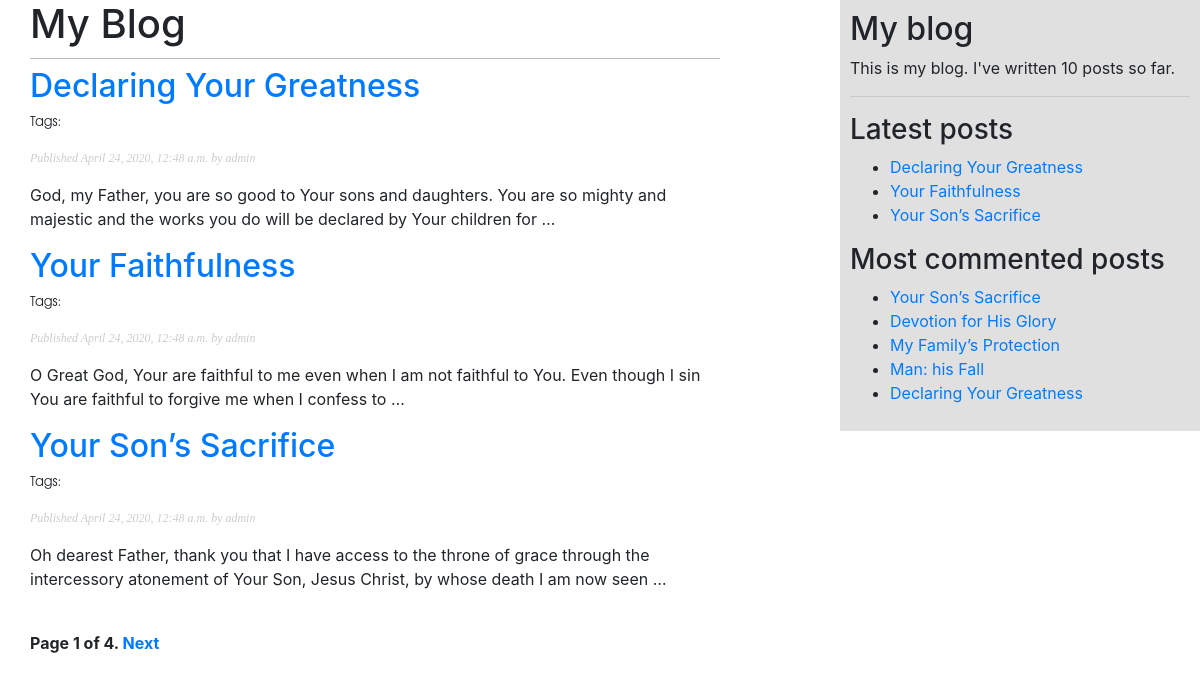
The page /BlogApp/ on the database as committed earlier.
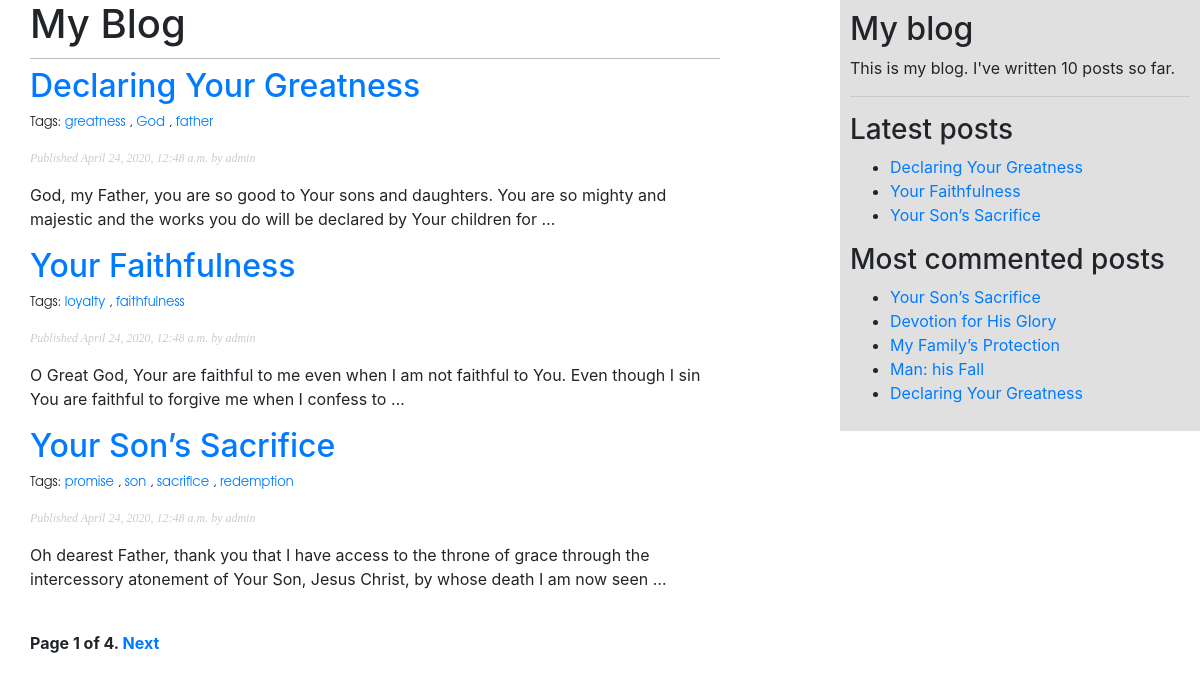
The same page on the database as committed later.
### BlogApp/models.py (models this page shows, shortened)
class Post(models.Model):
    STATUS_CHOICES = (
        ('draft', 'Draft'),
        ('published', 'Published'),
    )
    title = models.CharField(max_length=250)
    slug = models.SlugField(max_length=250,
                            unique_for_date='publish')
    author = models.ForeignKey(User,
                               on_delete=models.CASCADE,
                               related_name='blog_posts')
    body = models.TextField()
    publish = models.DateTimeField(default=timezone.now)
    created = models.DateTimeField(auto_now_add=True)
    updated = models.DateTimeField(auto_now=True)
    status = models.CharField(max_length=10,
                              choices=STATUS_CHOICES,
                              default='draft')
    objects = models.Manager()
    published = PublishedManager()
    tags = TaggableManager()
    class Meta:
        ordering = ('-publish',)
    def get_absolute_url(self):
        return reverse('BlogApp:post_detail',
                       args=[self.publish.year,
                             self.publish.month,
                             self.publish.day,
                             self.slug])

### BlogApp/views.py (the view)
# urls.py: path('', views.post_list, name='post_list'),
def post_list(request, tag_slug=None):
    published_posts = Post.published.all()
    tag = None
    if tag_slug:
        tag = get_object_or_404(Tag, slug=tag_slug)
        published_posts = published_posts.filter(tags__in=[tag])
    paginator = Paginator(published_posts, 3)
    page = request.GET.get('page')
    try:
        posts = paginator.page(page)
    except PageNotAnInteger:
        posts = paginator.page(1)
    except EmptyPage:
        posts = paginator.page(paginator.num_pages)
    return render(request, 'BlogApp/post/list.html', {'page': page,
                                                      'posts': posts,
                                                      'tag': tag})

### BlogApp/models.py (called while the page is built)
    def get_queryset(self):
        return super().get_queryset().filter(status='published')

### BlogApp/templatetags/blog_tags.py (called while the page is built)
@register.simple_tag
def total_posts():
    return Post.published.count()

@register.inclusion_tag('BlogApp/post/latest_post.html')
def show_latest_posts(count=5):
    latest_posts = Post.published.order_by('-publish')[:count]
    return {'latest_posts': latest_posts}

@register.simple_tag
def get_most_commented_posts(count=5):
    return Post.published.annotate(
        total_comments=Count('comments')
    ).order_by('-total_comments')[:count]

@register.filter(name='markdown')
def markdown_format(text):
    return mark_safe(markdown.markdown(text))

### BlogApp/templates/BlogApp/post/list.html (shortened to what this page needs)
{% extends "BlogApp/base.html" %}
{% load blog_tags %}
{% block content %}
    <h1>My Blog</h1>
    {% for post in posts %}
        <h2>
            <a href="{{ post.get_absolute_url }}">
                {{ post.title }}
            </a>
        </h2>
        <p class="tags">
            Tags:
            {% for tag in post.tags.all %}
                <a href="{% url "BlogApp:post_list_by_tag" tag.slug %}">
                    {{ tag.name }}
                </a>
                {% if not forloop.last %}, {% endif %}
            {% endfor %}
        </p>
        <p class="date">
            Published {{ post.publish }} by {{ post.author }}
        </p>
        {{ post.body|markdown|truncatewords_html:30 }}
    {% endfor %}
    {% include "pagination.html" with page=posts %}
{% endblock %}

### BlogApp/templates/BlogApp/base.html (shortened to what this page needs)
{% load blog_tags %}
{% load static %}
<!DOCTYPE html>
<html lang="en">
<head>
    <link href="{% static "css/reset.css" %}" rel="stylesheet">
    <link href="{% static "css/BlogApp.css" %}" rel="stylesheet">
    <link href="{% static '/css/bootstrap.min.css' %}" rel="stylesheet">
</head>
<body>
<div id="content">
    {% block content %}
    {% endblock %}
</div>
<div id="sidebar">
    <h2>My blog</h2>
    <p>This is my blog. I've written {% total_posts %} posts so far.</p>
    <hr>
    <h3>Latest posts</h3>
    {% show_latest_posts 3 %}
    <h3>Most commented posts</h3>
    {% get_most_commented_posts as most_commented_posts %}
    <ul>
        {% for post in most_commented_posts %}
            <li>
                <a href="{{ post.get_absolute_url }}">{{ post.title }}</a>
            </li>
        {% endfor %}
    </ul>
</div>
</body>
</html>

### BlogApp/templates/pagination.html (shortened to what this page needs)
<div class="pagination">
<span class="step-links">
    <span class="current">
Page {{ page.number }} of {{ page.paginator.num_pages }}.
</span>
    {% if page.has_next %}
        <a href="?page={{ page.next_page_number }}">Next</a>
    {% endif %}
</span>
</div>

### BlogApp/templates/BlogApp/post/latest_post.html
<ul>
    {% for post in latest_posts %}
        <li>
            <a href="{{ post.get_absolute_url }}">{{ post.title }}</a>
        </li>
    {% endfor %}
</ul>

### BlogApp/static/css/BlogApp.css (style rules this page uses)
body { margin:0; padding:0; font-family:helvetica, sans-serif; }
a { color:#00abff; text-decoration:none; }
h1 { font-weight:normal; border-bottom:1px solid #bbb; padding:0 0 10px 0; }
h2 { font-weight:normal; margin:30px 0 0; }
#content { float:left; width:60%; padding:0 0 0 30px; }
#sidebar { float:right; width:30%; padding:10px; background: #e0e0e0; height:100%; }
p.date { color:#ccc; font-family: georgia, serif; font-size: 12px; font-style: italic; }
p.tags { font-size: 13px; font-family: Avantgarde, TeX Gyre Adventor, URW Gothic, serif; }
.pagination { margin:40px 0; font-weight:bold; }

Rows that differ between the two databases and show on the page:
added Tag: name "greatness", shown under Post "Declaring Your Greatness"
added Tag: name "God", shown under Post "Declaring Your Greatness"
added Tag: name "father", shown under Post "Declaring Your Greatness"
added Tag: name "loyalty", shown under Post "Your Faithfulness"
added Tag: name "faithfulness", shown under Post "Your Faithfulness"
added Tag: name "promise", shown under Post "Your Son’s Sacrifice"
added Tag: name "son", shown under Post "Your Son’s Sacrifice"
added Tag: name "sacrifice", shown under Post "Your Son’s Sacrifice"
added Tag: name "redemption", shown under Post "Your Son’s Sacrifice"
